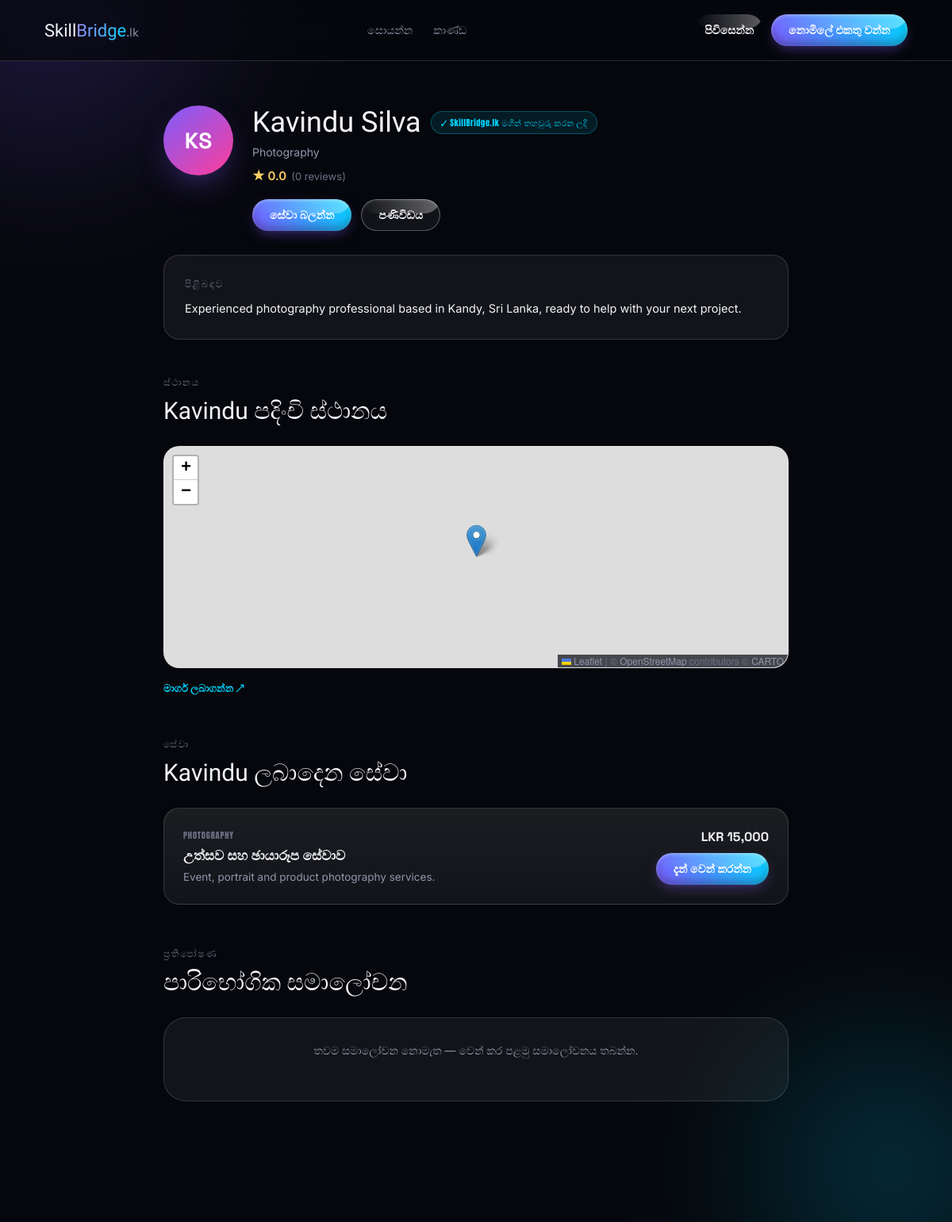
/sinhala/profile.php?service=2, run on the app's committed database.
### tables this page shows
CREATE TABLE `freelancer_profiles` (
  `profile_id` int(10) UNSIGNED NOT NULL,
  `user_id` int(10) UNSIGNED NOT NULL,
  `skill_category` varchar(100) DEFAULT NULL,
  `bio` text DEFAULT NULL,
  `verified_badge` tinyint(1) NOT NULL DEFAULT 0,
  `latitude` decimal(10,7) DEFAULT NULL,
  `longitude` decimal(10,7) DEFAULT NULL,
  `created_at` timestamp NOT NULL DEFAULT current_timestamp(),
  `updated_at` timestamp NOT NULL DEFAULT current_timestamp() ON UPDATE current_timestamp()
);

CREATE TABLE `users` (
  `user_id` int(10) UNSIGNED NOT NULL,
  `full_name` varchar(120) NOT NULL,
  `email` varchar(150) NOT NULL,
  `password_hash` varchar(255) NOT NULL,
  `role` enum('freelancer','client','admin') NOT NULL,
  `language_pref` enum('tamil','english','sinhala') NOT NULL DEFAULT 'english',
  `phone` varchar(20) DEFAULT NULL,
  `last_seen` timestamp NULL DEFAULT NULL,
  `photo_path` varchar(255) DEFAULT NULL,
  `is_active` tinyint(1) NOT NULL DEFAULT 1,
  `created_at` timestamp NOT NULL DEFAULT current_timestamp(),
  `updated_at` timestamp NOT NULL DEFAULT current_timestamp() ON UPDATE current_timestamp()
);

CREATE TABLE `services` (
  `service_id` int(10) UNSIGNED NOT NULL,
  `profile_id` int(10) UNSIGNED NOT NULL,
  `category_id` int(10) UNSIGNED NOT NULL,
  `title` varchar(150) NOT NULL,
  `language` enum('tamil','english','sinhala') NOT NULL DEFAULT 'english',
  `price` decimal(10,2) NOT NULL,
  `description` text DEFAULT NULL,
  `is_active` tinyint(1) NOT NULL DEFAULT 1,
  `created_at` timestamp NOT NULL DEFAULT current_timestamp(),
  `updated_at` timestamp NOT NULL DEFAULT current_timestamp() ON UPDATE current_timestamp()
);

CREATE TABLE `categories` (
  `category_id` int(10) UNSIGNED NOT NULL,
  `category_key` varchar(60) NOT NULL,
  `category_name` varchar(100) NOT NULL
);

### sinhala/profile.php (the view, shortened to what this page needs)
<?php
require_once __DIR__ . '/session.php';
$dashboardHref = match ($_SESSION['role'] ?? '') {
    'freelancer' => 'dashboard.php',
    'admin'      => 'admin-dashboard.php',
    default      => 'client-dashboard.php',
};
$serviceId = (int) ($_GET['service'] ?? 0);
$profileIdParam = (int) ($_GET['profile'] ?? 0);
$profileId = null;
$dbError = false;
$dbErrorDetail = '';
try {
    if ($serviceId > 0) {
        $stmt = $pdo->prepare('SELECT profile_id FROM services WHERE service_id = :service_id LIMIT 1');
        $stmt->execute(['service_id' => $serviceId]);
        $row = $stmt->fetch();
        $profileId = $row ? (int) $row['profile_id'] : null;
    } elseif ($profileIdParam > 0) {
        $profileId = $profileIdParam;
    }
    $freelancer = null;
    $services = [];
    $reviews = [];
    if ($profileId !== null) {
        $stmt = $pdo->prepare("
            SELECT fp.profile_id, fp.bio, fp.skill_category, fp.verified_badge,
                   fp.latitude, fp.longitude,
                   u.user_id, u.full_name, u.photo_path,
                   COALESCE(AVG(r.rating), 0)  AS avg_rating,
                   COUNT(DISTINCT r.review_id) AS review_count
            FROM freelancer_profiles fp
            JOIN users u          ON fp.user_id = u.user_id
            LEFT JOIN services s  ON s.profile_id = fp.profile_id
            LEFT JOIN bookings b  ON b.service_id = s.service_id
            LEFT JOIN reviews r   ON r.booking_id = b.booking_id
            WHERE fp.profile_id = :profile_id
            GROUP BY fp.profile_id, fp.bio, fp.skill_category, fp.verified_badge,
                     fp.latitude, fp.longitude, u.user_id, u.full_name, u.photo_path
        ");
        $stmt->execute(['profile_id' => $profileId]);
        $freelancer = $stmt->fetch() ?: null;
        if ($freelancer) {
            $stmt = $pdo->prepare("
                SELECT s.service_id, s.title, s.price, s.description, c.category_name
                FROM services s
                JOIN categories c ON s.category_id = c.category_id
                WHERE s.profile_id = :profile_id AND s.is_active = 1
                ORDER BY s.created_at DESC
            ");
            $stmt->execute(['profile_id' => $profileId]);
            $services = $stmt->fetchAll();
            $stmt = $pdo->prepare("
                SELECT r.rating, r.comment, r.created_at, cu.full_name AS client_name
                FROM reviews r
                JOIN bookings b  ON r.booking_id = b.booking_id
                JOIN services s2 ON b.service_id = s2.service_id
                JOIN users cu    ON b.client_id = cu.user_id
                WHERE s2.profile_id = :profile_id
                ORDER BY r.created_at DESC
                LIMIT 10
            ");
            $stmt->execute(['profile_id' => $profileId]);
            $reviews = $stmt->fetchAll();
        }
    }
} catch (PDOException $e) {
    error_log('SkillBridge profile.php error: ' . $e->getMessage());
    $dbError = true;
    $dbErrorDetail = $e->getMessage();
    $freelancer = null;
}
function initials(string $name): string
{
    $parts = preg_split('/\s+/', trim($name));
    $letters = array_map(fn($p) => mb_strtoupper(mb_substr($p, 0, 1)), array_slice($parts, 0, 2));
    return implode('', $letters) ?: '?';
}
?>
<!DOCTYPE html>
<html lang="si">
<head>
<link rel="stylesheet" href="assets/css/profile.css">
<link rel="stylesheet" href="https://unpkg.com/leaflet@1.9.4/dist/leaflet.css">
</head>
<body>
<div class="scene" aria-hidden="true">
  <div class="orb orb-violet"></div>
  <div class="orb orb-cyan"></div>
</div>
<header class="nav">
  <div class="nav-inner">
    <a href="index(SIN).html" class="brand-mark">Skill<span class="brand-accent">Bridge</span><span class="brand-tld">.lk</span></a>
    <nav class="nav-links">
      <a href="search.php">සොයන්න</a>
      <a href="index(SIN).html#categories">කාණ්ඩ</a>
    </nav>
    <div class="nav-actions">
      <?php if (isset($_SESSION['user_id'])): ?>
        <a href="<?php echo $dashboardHref; ?>" class="btn btn-outline">උපකරණ පුවරුව</a>
        <?php if (($_SESSION['role'] ?? '') === 'freelancer'): ?>
          <a href="dashboard.php" class="nav-hello">ආයුබෝවන්, <?php echo htmlspecialchars(explode(' ', $_SESSION['full_name'])[0], ENT_QUOTES); ?></a>
        <?php else: ?>
          <span class="nav-hello">ආයුබෝවන්, <?php echo htmlspecialchars(explode(' ', $_SESSION['full_name'])[0], ENT_QUOTES); ?></span>
        <?php endif; ?>
        <a href="logout.php" class="btn btn-ghost">ඉවත් වන්න</a>
      <?php else: ?>
        <a href="login.php" class="btn btn-ghost">පිවිසෙන්න</a>
        <a href="register.php" class="btn btn-primary">නොමිලේ එකතු වන්න</a>
      <?php endif; ?>
    </div>
  </div>
</header>
<main class="profile-page">
  <?php if ($dbError): ?>
    <div class="empty-state">
      <div class="empty-glyph">!</div>
      <h3>මෙම පැතිකඩ පූරණය කළ නොහැකි විය</h3>
      <p>දත්ත සමුදායට ළඟාවීමේදී යම් දෝෂයක් සිදුවිය. කරුණාකර මොහොතකින් නැවත උත්සාහ කරන්න.</p>
      <?php if (isset($_GET['debug'])): ?>
        <p class="debug-detail"><?php echo htmlspecialchars($dbErrorDetail, ENT_QUOTES); ?></p>
      <?php endif; ?>
    </div>
  <?php else: ?>
    <section class="profile-header">
      <div class="profile-avatar">
        <?php if (!empty($freelancer['photo_path'])): ?>
          <img src="<?php echo htmlspecialchars($freelancer['photo_path'], ENT_QUOTES); ?>" alt="" class="profile-avatar-img">
        <?php else: ?>
          <?php echo htmlspecialchars(initials($freelancer['full_name']), ENT_QUOTES); ?>
        <?php endif; ?>
      </div>
      <div class="profile-who">
        <div class="profile-name-row">
          <h1><?php echo htmlspecialchars($freelancer['full_name'], ENT_QUOTES); ?></h1>
          <?php if ((int) $freelancer['verified_badge'] === 1): ?>
            <span class="verified-pill">✓ SkillBridge.lk මගින් තහවුරු කරන ලදී</span>
          <?php endif; ?>
        </div>
        <?php if (!empty($freelancer['skill_category'])): ?>
          <p class="profile-category"><?php echo htmlspecialchars($freelancer['skill_category'], ENT_QUOTES); ?></p>
        <?php endif; ?>
        <div class="profile-rating">
          <span class="stars">★ <?php echo number_format((float) $freelancer['avg_rating'], 1); ?></span>
          <span class="review-count">(<?php echo (int) $freelancer['review_count']; ?> review<?php echo (int) $freelancer['review_count'] === 1 ? '' : 's'; ?>)</span>
        </div>
        <div class="profile-actions">
          <a href="#services" class="btn btn-primary">සේවා බලන්න</a>
          <a href="messages.php?with=<?php echo (int) $freelancer['user_id']; ?>" class="btn btn-outline">පණිවිඩය</a>
        </div>
      </div>
    </section>
    <?php if (!empty($freelancer['bio'])): ?>
      <section class="profile-bio">
        <p class="eyebrow">පිළිබඳව</p>
        <p><?php echo nl2br(htmlspecialchars($freelancer['bio'], ENT_QUOTES)); ?></p>
      </section>
    <?php endif; ?>
    <?php if ($freelancer['latitude'] !== null && $freelancer['longitude'] !== null): ?>
      <section class="profile-section">
        <p class="eyebrow">ස්ථානය</p>
        <h2 class="section-title"><?php echo htmlspecialchars(explode(' ', $freelancer['full_name'])[0], ENT_QUOTES); ?> පදිංචි ස්ථානය</h2>
        <div id="profileMap"
             class="profile-map"
             data-lat="<?php echo htmlspecialchars((string) $freelancer['latitude'], ENT_QUOTES); ?>"
             data-lng="<?php echo htmlspecialchars((string) $freelancer['longitude'], ENT_QUOTES); ?>"
             data-name="<?php echo htmlspecialchars($freelancer['full_name'], ENT_QUOTES); ?>"
             role="img" aria-label="මෙම නිදහස් වෘත්තිකයාගේ ආසන්න ස්ථානය පෙන්වන සිතියම">
        </div>
        <a class="directions-link"
           href="https://www.google.com/maps/dir/?api=1&destination=<?php echo urlencode($freelancer['latitude'] . ',' . $freelancer['longitude']); ?>"
           target="_blank" rel="noopener">මාර්ග ලබාගන්න ↗</a>
      </section>
    <?php endif; ?>
    <section class="profile-section" id="services">
      <p class="eyebrow">සේවා</p>
      <h2 class="section-title"><?php echo htmlspecialchars(explode(' ', $freelancer['full_name'])[0], ENT_QUOTES); ?> ලබාදෙන සේවා</h2>
      <?php if (empty($services)): ?>
        <div class="empty-state empty-state--inline">
          <p>තවම සක්‍රිය සේවා ලැයිස්තුගත කර නොමැත.</p>
        </div>
      <?php else: ?>
        <div class="service-list">
          <?php foreach ($services as $svc): ?>
            <div class="service-card">
              <div class="service-info">
                <span class="service-category"><?php echo htmlspecialchars($svc['category_name'], ENT_QUOTES); ?></span>
                <h3><?php echo htmlspecialchars($svc['title'], ENT_QUOTES); ?></h3>
                <?php if (!empty($svc['description'])): ?>
                  <p><?php echo htmlspecialchars($svc['description'], ENT_QUOTES); ?></p>
                <?php endif; ?>
              </div>
              <div class="service-cta">
                <span class="service-price">LKR <?php echo number_format((float) $svc['price'], 0); ?></span>
                <a href="booking.php?service=<?php echo (int) $svc['service_id']; ?>" class="btn btn-primary">දැන් වෙන් කරන්න</a>
              </div>
            </div>
          <?php endforeach; ?>
        </div>
      <?php endif; ?>
    </section>
    <section class="profile-section">
      <p class="eyebrow">ප්‍රතිපෝෂණ</p>
      <h2 class="section-title">පාරිභෝගික සමාලෝචන</h2>
      <?php if (empty($reviews)): ?>
        <div class="empty-state empty-state--inline">
          <p>තවම සමාලෝචන නොමැත — වෙන් කර පළමු සමාලෝචනය තබන්න.</p>
        </div>
      <?php endif; ?>
    </section>
  <?php endif; ?>
</main>
</body>
</html>

### data on the page
freelancer_profiles: user.full_name "KS", user.full_name "Kavindu Silva", skill_category "Photography", bio "Experienced photography professional based in Kandy, Sri Lanka, ready to help with your next project.", user.full_name "Kavindu"
services: category.category_name "PHOTOGRAPHY", title "උත්සව සහ ඡායාරූප සේවාව", description "Event, portrait and product photography services.", price "15,000"

### other printed values
$freelancer['avg_rating'] "0.0"
$freelancer['review_count'] "0"
